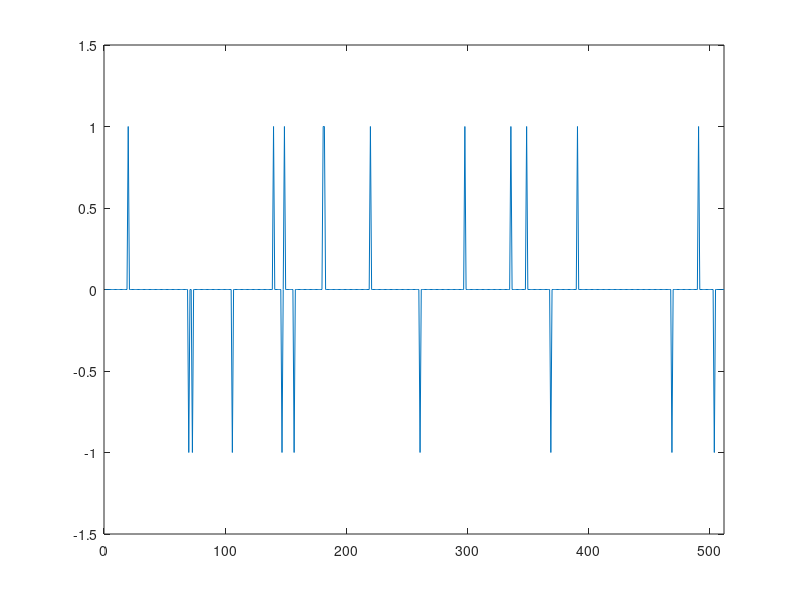

The MATLAB source for this figure: (Note: this script raises an error after producing the figure.)
%% Sparse Recovery
% One of Spot's major applications is compressed sensing. In compressed
% sensing, a sparse signal (one with only a few nonzero values) is
% sampled below the <http://en.wikipedia.org/wiki/Nyquist_rate Nyquist rate>,
% but with a particular sampling method that allows it to be reconstructed
% later. This enables measurements that are faster and consume
% less memory. For example, a 2007 paper by <http://www.stanford.edu/~mlustig/ Lustig et al.>
% showed that MRI images can be acquired five times as fast using
% compressed sensing techniques.
%
% Some signals are inherently sparse (sparse in the Dirac basis), such as images that only have a few
% nonzero pixel values. However, compressed sensing has a wide range of
% applications because many signals can be made sparse through particular
% transforms; for example, the Fourier transform of a sine wave is very
% sparse because the wave only contains one frequency. In this
% example, we will simply create a generic sparse signal.
%
% If we sample the signal (represented by the vector |x0|) using a matrix
% |A|, we get the smaller vector |b|:
%
% $$A*x_0=b$$
%
% |b| must be smaller than |x|, otherwise no compression of the signal has occured.
% This means that the matrix |A| must have fewer rows than columns, and the system is
% "underdetermined", having more unknowns than equations. This usually
% means that the vector |b| is not unique, and if we try to solve the system for |x0| using |A| and |b|, we
% will get many different solutions. However, in compressed sensing, we can guarantee that
% that we will be able to solve the system to recover the original signal.
% This guarantee requires two things: first, the signal must be sparse, and
% second, we must use a special kind of measurement matrix. Most of these
% special matrices satisfy the <http://en.wikipedia.org/wiki/Restricted_isometry_property
% "Restricted Isometry Property">.
%
% In this example, we will demonstrate how to create the measurement matrix
% |A| as a Spot operator, use it to take measurements of a sparse signal,
% then reconstruct the signal using a basis pursuit solver called SPGL1.

%% Creating an Example Signal
% Let's create a sparse signal that we can measure and reconstruct. We will
% create a "spike train" signal, which only has -1 and 1 magnitudes.
% Our signal will have |k| nonzero values out of |n| values.
n = 512; k = 20;

%%
% Create a random permutation of the integers 1 to |n|; the
% first |k| of these will be the indices of the signal's nonzero values.
p = randperm(n);

%%
% Initialize the signal |x0| as a column vector of |n| zeros. Set the
% designated nonzero values to be randomly 1 or -1:
x0 = zeros(n,1);
x0(p(1:k)) = sign(randn(k,1));

%%
% Plot the resulting signal:
figure(1); plot(1:n, x0);
axis([0 512 -1.5 1.5]);

%% Taking Measurements
% Now that we have a signal, we have to create the measurement matrix to
% sample it. Gaussian matrices, which have entries randomly
% chosen from the Gaussian (or normal) distribution, satisfy the
% Restricted Isometry Property. We will use one for our measurement
% matrix. It must have |n| columns (the number of rows in the signal vector
% |x0|), but the number of rows is our choice. Each row in the measurement
% matrix represents a single measurement, as it will produce a single entry
% in the resulting vector. As a rule of thumb, the number of measurements should
% be about five times as large as the number of nonzero values; we'll use six times:
m = 120;

%%
% Instead of an explicit matrix, we can use a Spot
% <http://www.cs.ubc.ca/labs/scl/spot/operators.html#opGaussian |opGuassian|> operator.
% Using mode 2 of opGaussian creates an implicit Gaussian matrix. This
% means that the columns of the matrix are generated as the operator is
% applied, so that we never have to store the entire matrix.
A = opGaussian(m,n,2)

%%
% To take our measurements, we simply have to apply |A| to |x0|. Our new
% vector |b| has |m| entries. We will also add some random noise:
b  = A*x0 + 0.005 * randn(m,1);

%%
% This is what our compressed data looks like:
figure(); plot(1:m, b)

%% Reconstructing the Signal
% We have stored our signal as the vector |b|; let's try to recover
% it using |A|. We will use a solver called SPGL1, which solves the following basis
% pursuit denoising problem:
%
% $minimize_{x}\|x\|_1 \;subject\;to\; \|Ax\ ^\_ \ b\|_2 \leq \sigma$
%
% The second half of this problem is our condition that |x| actually
% satisfies the equation $Ax=b$ within some range represented by $\sigma$.
% Minimizing the 1-norm of |x| gives us the sparsest |x| that meets
% this condition.
%
% First we will set our "optimality tolerance" to 0.0001. This means that
% the solution that the solver finds is guaranteed to be within 0.01% of
% the optimal solution.
opts = spgSetParms('optTol', 1e-4, 'verbosity', 1);

%%
% Next we simply pass |A|, |b|, $\sigma =0.001$, and our parameters to the
% SPGL1 solver:
[x,r,g,info] = spg_bpdn(A,b,1e-3,opts);

%%
% You can see that the solver stopped once the relative error became less
% than 0.0001. Let's plot the reconstruction, |x|, with the original signal,
% |x0|:
figure(2); plot(1:n, x0, 1:n, x);
axis([0 550 -1.5 1.5]);
legend('truth', 'recovery');

%%
% The signal and reconstruction overlap almost completely, so our
% reconstruction is accurate.
